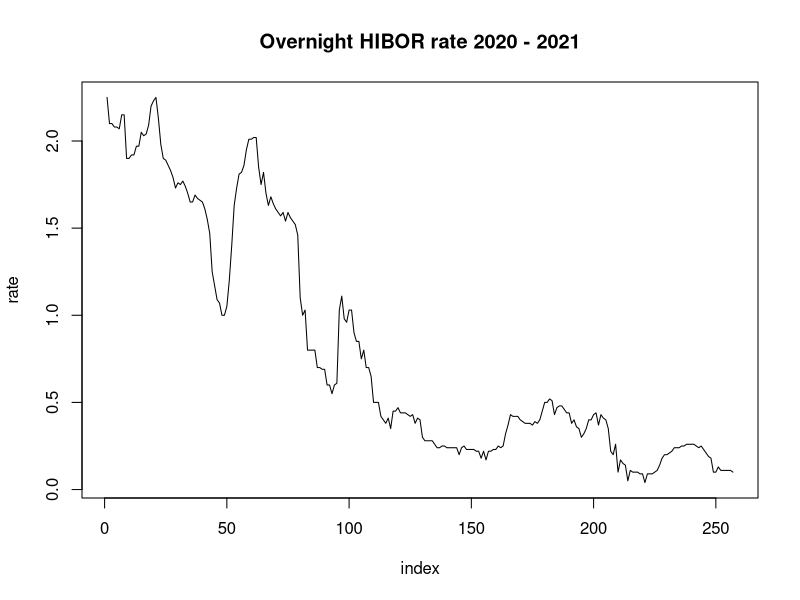
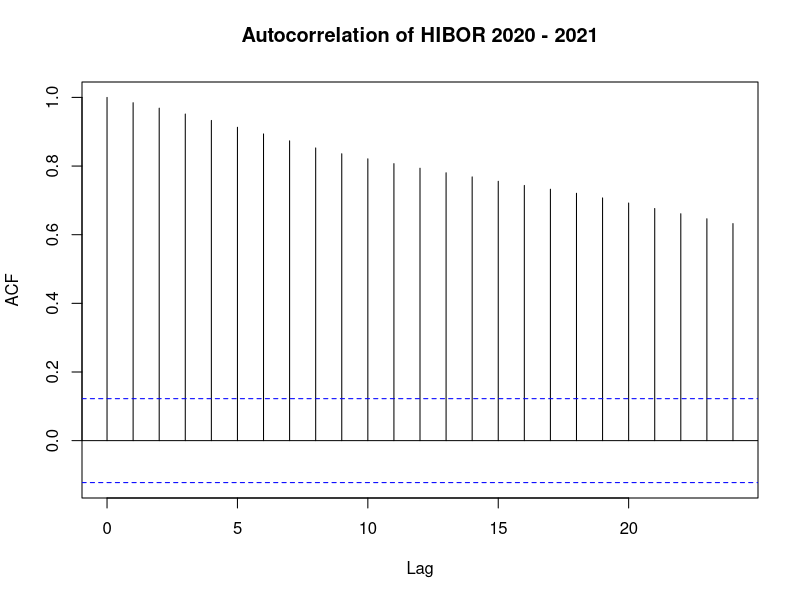
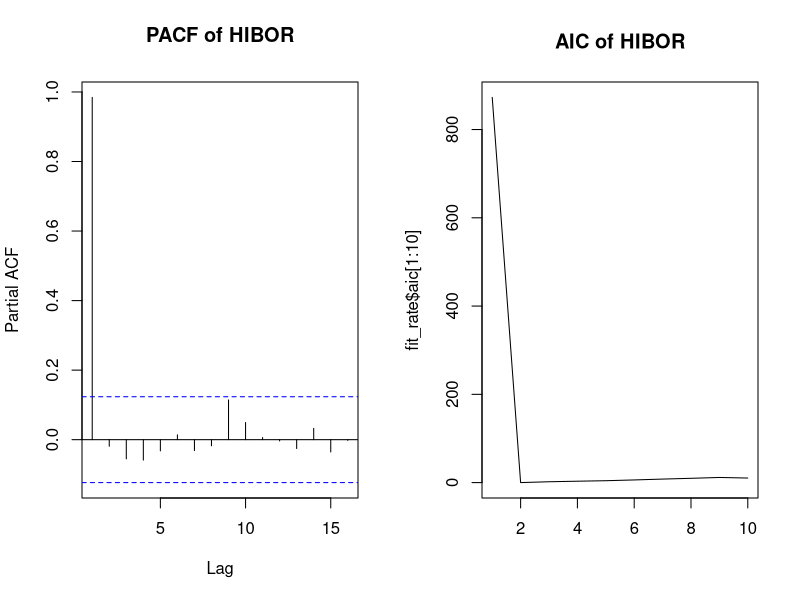
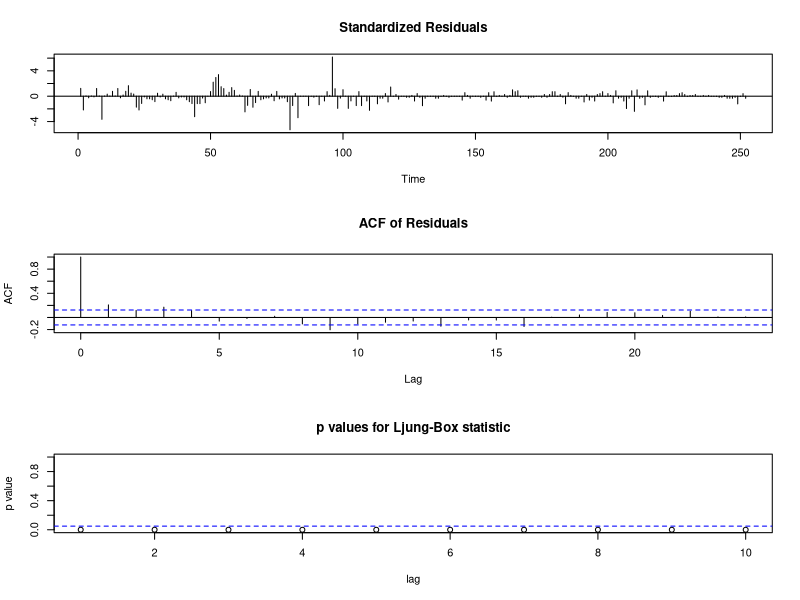
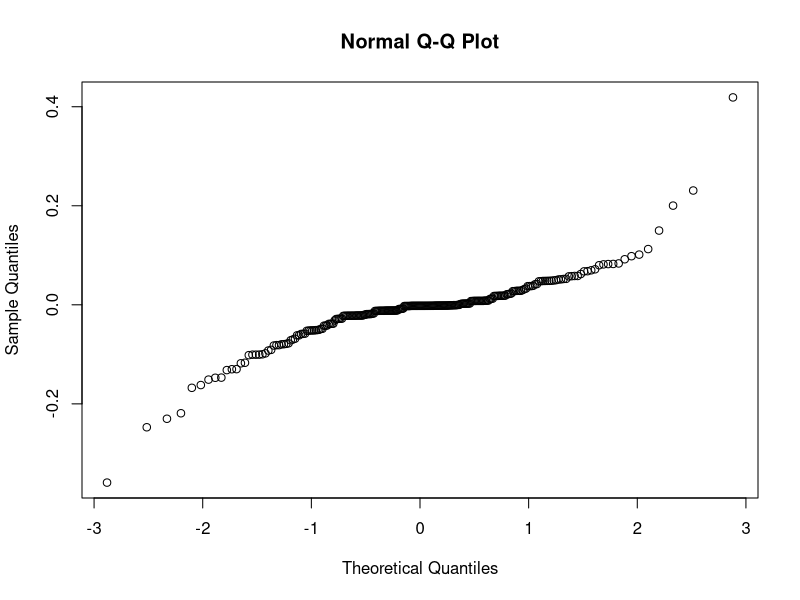
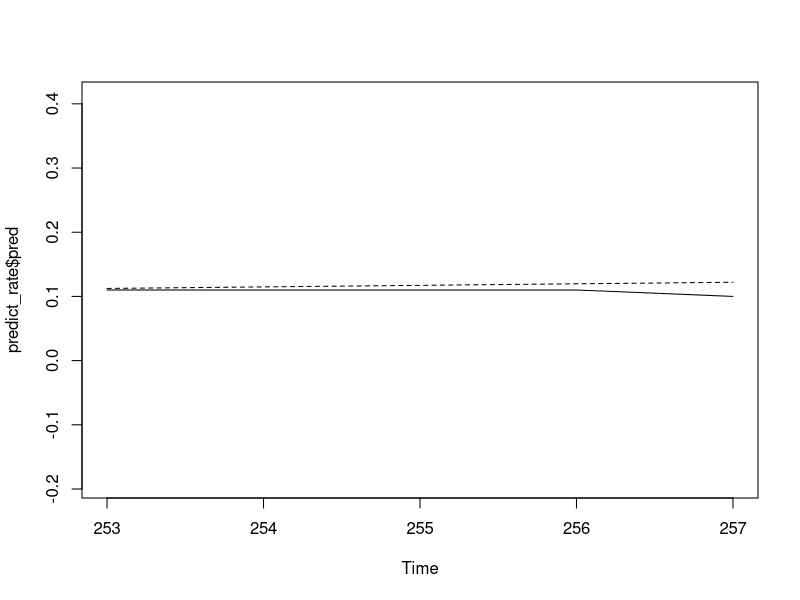
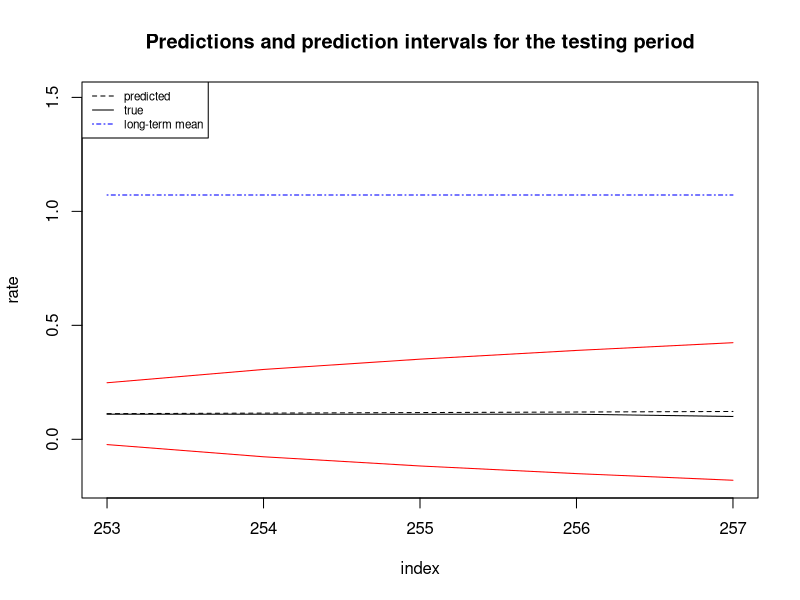
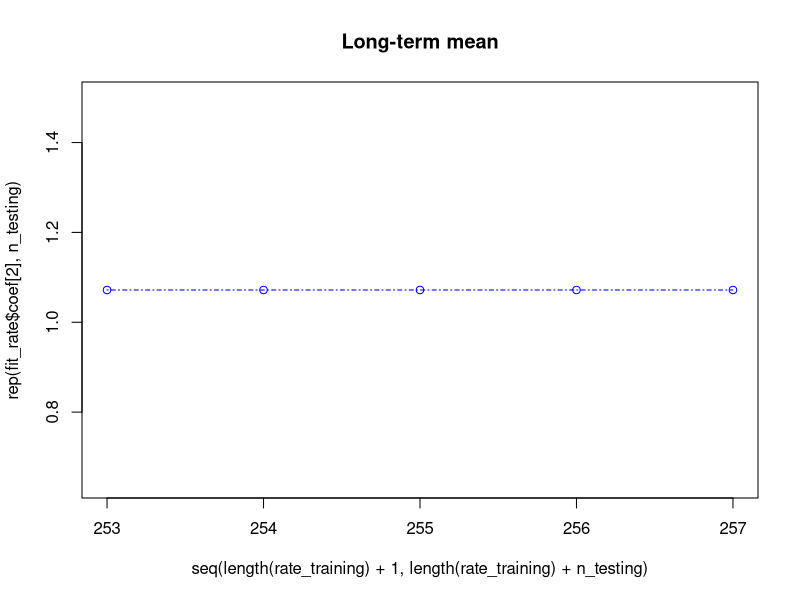

The R script that drew these images, in order:
########################################################### Problem I ############################################################

setwd("")  # set directory

HIBOR <- read.table("hibor_20_21.csv",header = T, sep=",")
attach(HIBOR)
head(HIBOR)

# 1. Time Series Plot and ACF Plot

par(mfrow=c(1,1))
rate=as.numeric(as.character(HIBOR$rate))
ts.plot(rate,type = "l",xlab = "index",ylab="rate",main = "Overnight HIBOR rate 2020 - 2021")

acf(rate,main="Autocorrelation of HIBOR 2020 - 2021")

# 2. AR Order of Training Data

  # training (index: 1 - 252)
rate_training <- rate[1:252]
  # testing (index: 253 - 257)
rate_testing <- rate[253:257]

  # determine order
par(mfrow=c(1,2))
pacf(rate_training,main="PACF of HIBOR", xlim = c(1,16))
fit_rate <- ar(rate_training)
ts.plot(fit_rate$aic[1:10],xlab=" ",main="AIC of HIBOR")
fit_rate$order

# 3. AR(1) fitted to training data, Vasicek Model

fit_rate <- arima(rate_training,order = c(1,0,0))
fit_rate

# 4. Model Diagnostics

par(mfrow=c(1,1))
tsdiag(fit_rate)
qqnorm(fit_rate$residuals)

# 5. Predictions / Prediction Intervals, Comparison to Test Data

  # prediction for HIBOR
n_testing <- length(rate_testing)
predict_rate <- predict(fit_rate, n_testing)

ts.plot(predict_rate$pred,lty = 2, ylim = c(-.19,0.41)) #
lines(seq(length(rate_training) + 1,length(rate_training) + n_testing),rate_testing)

  # prediction interval for HIBOR
PI_l <- predict_rate$pred - 2*predict_rate$se
PI_r <- predict_rate$pred + 2*predict_rate$se
ts.plot(predict_rate$pred,xlab="index",ylab="rate", ylim = c(-.19,1.5), lty = 2,main="Predictions and prediction intervals for the testing period")
lines(PI_r,col = 'red')
lines(PI_l,col = 'red')
lines(seq(length(rate_training) + 1,length(rate_training) + n_testing),rate_testing)
lines(seq(length(rate_training) + 1,length(rate_training) + n_testing),rep(fit_rate$coef[2],n_testing),col="blue",lty=4)
legend('topleft',legend = c('predicted','true','long-term mean'),lty = c(2,1,4), cex = 0.7, col = c('black','black','blue'))

  # long-term mean for HIBOR
plot(seq(length(rate_training) + 1,length(rate_training) + n_testing),rep(fit_rate$coef[2],n_testing),col="blue",lty=4, main="Long-term mean")
lines(seq(length(rate_training) + 1,length(rate_training) + n_testing),rep(fit_rate$coef[2],n_testing),col="blue",lty=4)

########################################################### Problem II ###########################################################

# 1. White noise and AR(3) Simulation
  
  # white noise
set.seed(14) 
W<-rnorm(1024)

  # AR(3)
X<-arima.sim(1024,model=list(ar=0.07,0.02,0.3),n.start=1,start.innov=c(0), innov = W)
ts.plot(X)

# 2. AR fitting and applications

  # AR order 9 w/ AIC
par(mfrow=c(1,1))
fit1<-ar(X)
ts.plot(fit1$aic[1:9],xlab=" ",main="AIC Plot")

  # fit AR(1)
fit2<-arima(X,order=c(1,0,0))
fit2
tsdiag(fit2)

  # forecasting T+16
pred <- predict(fit2, n.ahead = 16)
PI_l <- pred$pred - 2*pred$se
PI_r <- pred$pred + 2*pred$se
ts.plot(pred$pred, ylim = c(-2.5,2.6), lty = 2, main="Forecasting with AR(1) at T+16")
lines(PI_r,col = 'red')
lines(PI_l,col = 'red')
legend('topleft',legend = c('predicted','95% CI'),lty = c(2,1), cex = 0.7, col = c('black', 'red'))

pred$pred

# 3. White noise and ARMA(3,4) Simulation

  # white noise
set.seed(14) 
W<-rnorm(1024)

  # ARMA(3,4)
X2 <- arima.sim(n = 1000, list(ar = c(0.07,0.02,0.3), ma = c(0.4,0.3,0.2,0.05)), innov = W)
ts.plot(X2)

# 4. AR fitting and applications

  # AR order 9 w/ AIC
fit3<-ar(X2)
ts.plot(fit3$aic[1:9],xlab=" ",main="AIC Plot")

  # fit AR(4)
fit4<-arima(X2,order=c(4,0,0))
fit4
tsdiag(fit2)

  # forecasting T+16
pred <- predict(fit4, n.ahead = 16)
PI_l <- pred$pred - 2*pred$se
PI_r <- pred$pred + 2*pred$se
ts.plot(pred$pred, ylim = c(-3,3), lty = 2, main="Forecasting with AR(4) at T+16")
lines(PI_r,col = 'red')
lines(PI_l,col = 'red')
legend('topleft',legend = c('predicted','95% CI'),lty = c(2,1), cex = 0.7, col = c('black', 'red'))

pred$pred

# 5. ARMA Fitting and applications

  # AR(3) forced fitting
fit5 <- arima(X2,order=c(3,0,0))

  # estimated residuals
plot(fit5$resid, main="AR(3) Estimated Residuals")
acf(fit5$resid,main="ACF of AR(3) Residuals")

  # MA Fit
MAfit1<-arima(fit5$resid,order=c(0,0,1))
MAfit2<-arima(fit5$resid,order=c(0,0,2))
MAfit3<-arima(fit5$resid,order=c(0,0,3))
MAfit4<-arima(fit5$resid,order=c(0,0,4))
MAfit5<-arima(fit5$resid,order=c(0,0,5))
round(c(MAfit1$aic,MAfit2$aic,MAfit3$aic,MAfit4$aic,MAfit5$aic),3)

  # forecasting T+16

fit6 <- arima(X2,order=c(3,0,5))
fit6
pred <- predict(fit6, n.ahead = 16)
PI_l <- pred$pred - 2*pred$se
PI_r <- pred$pred + 2*pred$se
ts.plot(pred$pred, ylim = c(-3,3), lty = 2, main="Forecasting with ARMA(3,5) at T+16")
lines(PI_r,col = 'red')
lines(PI_l,col = 'red')
legend('topleft',legend = c('predicted','95% CI'),lty = c(2,1), cex = 0.7, col = c('black', 'red'))

pred$pred

##################################################################################################################################

# Clear plots
#dev.off()

# Clear variables
#rm(list = ls())

# Clear console
#cat("\014")